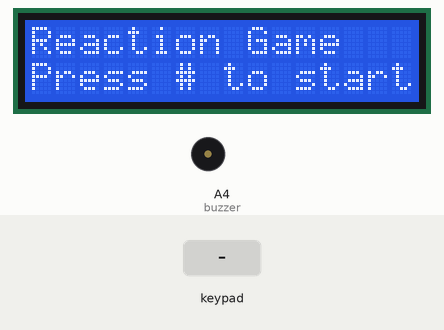
Recording of a sketch running on a simulated Arduino Uno, built with avr-gcc and run on an emulated ATmega328P. On the bench: 16×2 character LCD, buzzer (waves = sounding). The inputs (shaded band) are chosen by the test bench. Random numbers use the default seed unless the sketch sets one.

Above: at 1.2 s.
1.3 s: key '#' pressed
At 2.3 s:
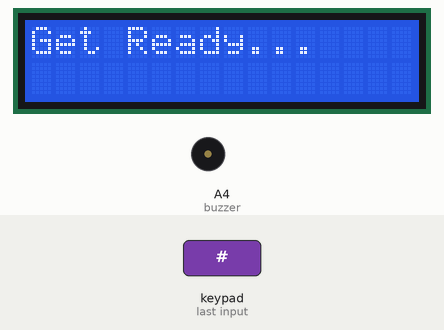
4.3 s: keypad keys 9 8 7 6 pressed 0.4 s apart
At 5.6 s:
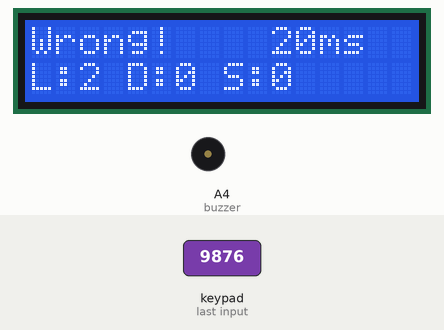
7.4 s: keypad keys 9 8 7 6 # pressed 0.4 s apart
At 12.2 s:
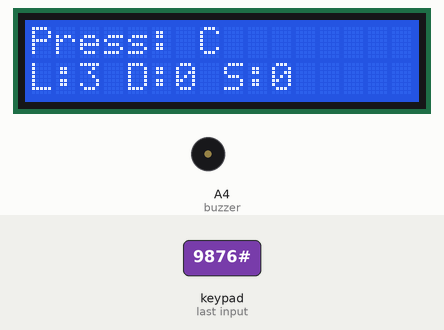
12.4 s: keypad keys 1 3 9 7 # pressed 0.4 s apart
At 15.7 s:
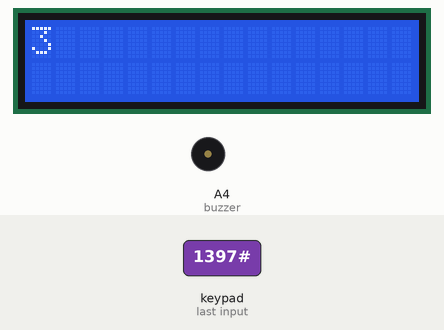
17.4 s: key 'D' pressed
At 20.1 s:
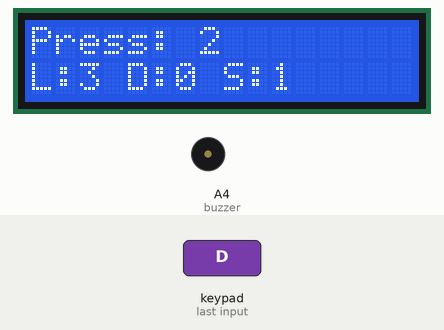
Timing chart, 0 to 21.1 s (numbered marks = the images above; inputs shaded):
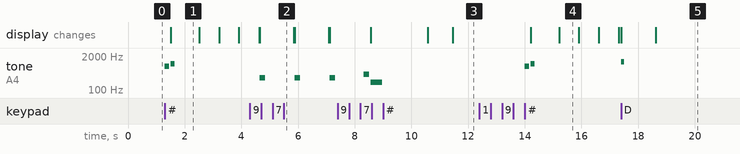

The sketch:

reaction_game_v2.ino
```cpp
#include <LiquidCrystal.h>
#include <Keypad.h>

// LCD SETUP
LiquidCrystal lcd(12, 11, 5, 4, 3, 2);

// KEYPAD SETUP
const byte ROWS = 4;
const byte COLS = 4;

char keys[ROWS][COLS] = {
  {'1','2','3','A'},
  {'4','5','6','B'},
  {'7','8','9','C'},
  {'*','0','#','D'}
};

byte rowPins[ROWS] = {9, 8, 7, 6};
byte colPins[COLS] = {13, 10, A0, A1};

Keypad keypad = Keypad(makeKeymap(keys), rowPins, colPins, ROWS, COLS);

// BUZZER
const int buzzer = A4;

// GAME VARIABLES
char target;
unsigned long startTime;

int score = 0;
int rounds = 0;
int difficultyLevel = 0;
int lives = 3;
bool gameActive = false;

// SETUP
void setup() {
  lcd.begin(16, 2);
  randomSeed(analogRead(A5));

  pinMode(buzzer, OUTPUT);

  showStartScreen();
}

//  LOOP
void loop() {
  char key = keypad.getKey();

  if (!gameActive && key == '#') {
    startGame();
    return;
  }

  if (gameActive) {
    if (key == '#') {
      showStartScreen();
      return;
    }

    unsigned long reaction = millis() - startTime;
    unsigned long timeLimit = 99999;
    if (rounds >= 5) {
      timeLimit = 2000 - (difficultyLevel * 200);
      if (timeLimit < 500) timeLimit = 500;
    }

    // Timeout
    if (reaction > timeLimit) {
      lives--;
      playWrongTone();

      lcd.clear();
      lcd.print("Too Slow!");
      lcd.setCursor(0,1);
      lcd.print("L:");
      lcd.print(lives);
      lcd.print(" D:");
      lcd.print(difficultyLevel);
      lcd.print(" S:");
      lcd.print(score);

      delay(1200);
      checkGameOver();
      newRound();
      return;
    }

    if (key) {
      lcd.clear();
      if (key == target) {
        lcd.print("Correct!");
        lcd.setCursor(10,0);
        lcd.print(reaction);
        lcd.print("ms");

        playCorrectTone();
        score++;
      } else {
        lives--;
        lcd.print("Wrong!");
        lcd.setCursor(10,0);
        lcd.print(reaction);
        lcd.print("ms");

        playWrongTone();
      }

      lcd.setCursor(0,1);
      lcd.print("L:");
      lcd.print(lives);
      lcd.print(" D:");
      lcd.print(difficultyLevel);
      lcd.print(" S:");
      lcd.print(score);

      delay(1200);

      rounds++;
      if (rounds % 5 == 0) difficultyLevel++;

      checkGameOver();
      newRound();
    }
  }
}

// BUZZER FUNCTIONS
void playStartTone() {
  tone(buzzer, 800, 150);
  delay(200);
  tone(buzzer, 1000, 150);
}

void playCorrectTone() {
  tone(buzzer, 1200, 100);
}

void playWrongTone() {
  tone(buzzer, 300, 200);
}

void playGameOverTone() {
  tone(buzzer, 400, 200);
  delay(250);
  tone(buzzer, 200, 400);
}

// START SCREEN
void showStartScreen() {
  gameActive = false;
  rounds = 0;
  difficultyLevel = 0;
  score = 0;
  lives = 3;

  lcd.clear();
  lcd.print("Reaction Game");
  lcd.setCursor(0,1);
  lcd.print("Press # to start");
}

// START GAME
void startGame() {
  gameActive = true;
  playStartTone();  // start sound
  countdownStart();
  newRound();
}

// COUNTDOWN
void countdownStart() {
  lcd.clear();
  lcd.print("Get Ready...");
  delay(1000);

  for (int i = 3; i > 0; i--) {
    lcd.clear();
    lcd.print(i);
    delay(700);
  }

  lcd.clear();
}

// NEW ROUND
void newRound() {
  lcd.clear();
  char options[] = {'1','2','3','4','5','6','7','8','9','A','B','C','D'};
  target = options[random(0,13)];

  lcd.setCursor(0,0);
  lcd.print("Press: ");
  lcd.print(target);

  lcd.setCursor(0,1);
  lcd.print("L:");
  lcd.print(lives);
  lcd.print(" D:");
  lcd.print(difficultyLevel);
  lcd.print(" S:");
  lcd.print(score);

  startTime = millis();
}

// CHECK GAME OVER
void checkGameOver() {
  if (lives <= 0) {
    showFinalScreen();
  }
}

// FINAL SCREEN
void showFinalScreen() {
  gameActive = false;

  playGameOverTone(); // game over sound

  lcd.clear();
  lcd.print("Game Over");

  lcd.setCursor(0, 1);
  lcd.print("Score: ");
  lcd.print(score);

  delay(2000);

  lcd.clear();
  lcd.print("Press # to");
  lcd.setCursor(0, 1);
  lcd.print("restart");

  while (true) {
    char key = keypad.getKey();
    if (key == '#') {
      showStartScreen();
      break;
    }
  }
}
```

Measured:
- after the input at 1.3 s, tone on A4 (buzzer): silent → 800 Hz at once, → silent 0.15 s later, → 1000 Hz 0.05 s later, → silent 0.15 s later; the display: changes after 0.21 s (image 1)
- after the input at 4.3 s, tone on A4 (buzzer): alternates 300 Hz for 0.20 s and silent for 1.0 s, starting after 0.35 s
- after the input at 12.4 s, tone on A4 (buzzer): silent → 800 Hz after 1.6 s, → silent 0.15 s later, → 1000 Hz 0.05 s later, → silent 0.15 s later; the display: first changes after 1.8 s (image 4 shows a later state)
- after the input at 17.4 s, tone on A4 (buzzer): silent → 1200 Hz at once, → silent 0.10 s later; the display: first changes at once (image 5 shows a later state)
- what the display in image 1 shows lasts 1.0 s, from 1.5 s to 2.5 s
- what the display in image 4 shows lasts 0.7 s, from 15.2 s to 15.9 s
